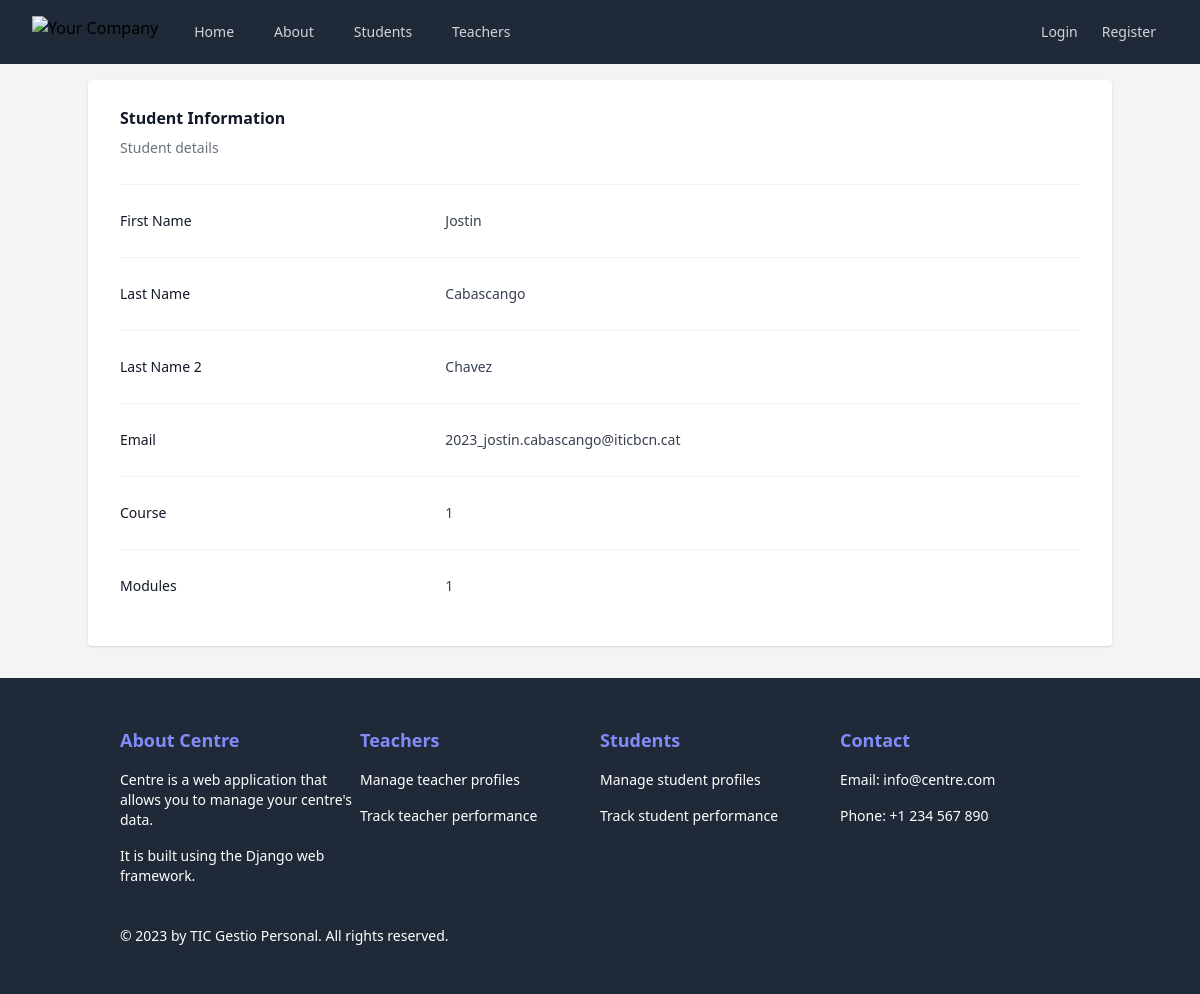
/students/2, run on the app's committed database.
### Centre/models.py (models this page shows, shortened)
class Student(models.Model):
    name = models.CharField(max_length=100)
    lastname1 = models.CharField(max_length=100)
    lastname2 = models.CharField(max_length=100)
    email = models.EmailField()
    course = models.CharField(max_length=100)
    modules = models.TextField()

### Centre/views.py (the view)
# urls.py: path("students/<int:student_id>", views.student_detail, name="student_detail"),
def student_detail(request, student_id):
    try:
        student = Student.objects.get(id=student_id)
    except Student.DoesNotExist:
        return render(request, "Centre/errors/student_not_found.html")
    return render(request, "Centre/student_detail.html", {"student": student})

### Centre/templates/Centre/student_detail.html (shortened to what this page needs)
{% extends "base.html" %}
{% block content %}
    <div>
        <div class="px-4 sm:px-0">
            <h3 class="text-base font-semibold leading-7 text-gray-900">Student Information </h3>
            <p class="mt-1 max-w-2xl text-sm leading-6 text-gray-500">Student details</p>
        </div>
        <div class="mt-6 border-t border-gray-100">
            <dl class="divide-y divide-gray-100">
                <div class="px-4 py-6 sm:grid sm:grid-cols-3 sm:gap-4 sm:px-0">
                    <dt class="text-sm font-medium leading-6 text-gray-900">First Name</dt>
                    <dd class="mt-1 text-sm leading-6 text-gray-700 sm:col-span-2 sm:mt-0">{{ student.name }}</dd>
                </div>
                <div class="px-4 py-6 sm:grid sm:grid-cols-3 sm:gap-4 sm:px-0">
                    <dt class="text-sm font-medium leading-6 text-gray-900">Last Name</dt>
                    <dd class="mt-1 text-sm leading-6 text-gray-700 sm:col-span-2 sm:mt-0">{{ student.lastname1 }}</dd>
                </div>
                <div class="px-4 py-6 sm:grid sm:grid-cols-3 sm:gap-4 sm:px-0">
                    <dt class="text-sm font-medium leading-6 text-gray-900">Last Name 2</dt>
                    <dd class="mt-1 text-sm leading-6 text-gray-700 sm:col-span-2 sm:mt-0">{{ student.lastname2 }}</dd>
                </div>
                <div class="px-4 py-6 sm:grid sm:grid-cols-3 sm:gap-4 sm:px-0">
                    <dt class="text-sm font-medium leading-6 text-gray-900">Email</dt>
                    <dd class="mt-1 text-sm leading-6 text-gray-700 sm:col-span-2 sm:mt-0">{{ student.email }}</dd>
                </div>
                <div class="px-4 py-6 sm:grid sm:grid-cols-3 sm:gap-4 sm:px-0">
                    <dt class="text-sm font-medium leading-6 text-gray-900">Course</dt>
                    <dd class="mt-1 text-sm leading-6 text-gray-700 sm:col-span-2 sm:mt-0">{{ student.course }}</dd>
                </div>
                <div class="px-4 py-6 sm:grid sm:grid-cols-3 sm:gap-4 sm:px-0">
                    <dt class="text-sm font-medium leading-6 text-gray-900">Modules</dt>
                    <dd class="mt-1 text-sm leading-6 text-gray-700 sm:col-span-2 sm:mt-0">{{ student.modules }}</dd>
                </div>
            </dl>
        </div>
    </div>
{% endblock %}

### data on the page
Student: name "Jostin", lastname1 "Cabascango", lastname2 "Chavez", email "2023_jostin.cabascango@iticbcn.cat", course "1", modules "1"
